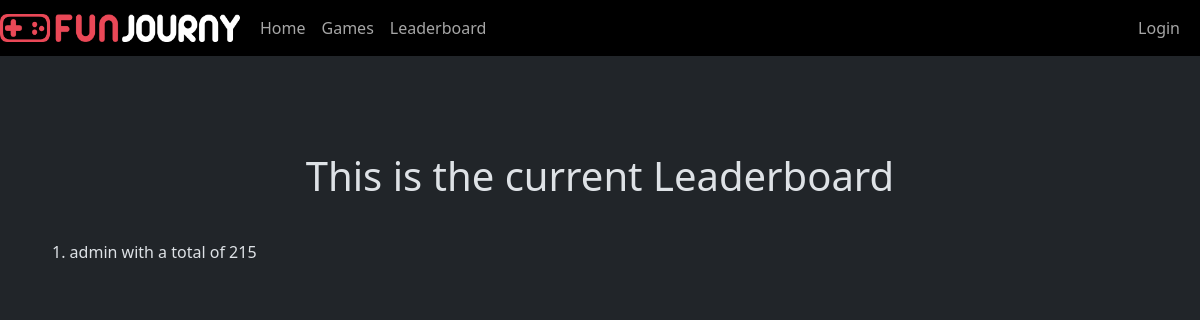
The page /leaderboard on the database as committed earlier.
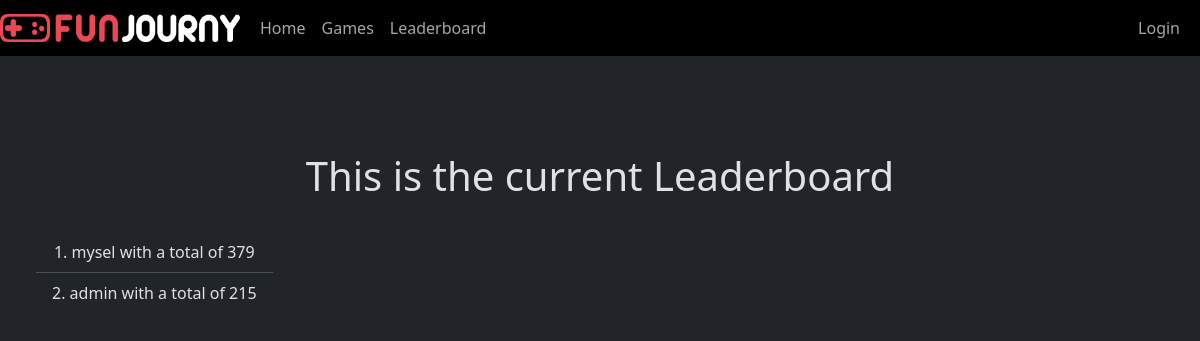
The same page on the database as committed later.
### main/models.py (models this page shows, shortened)
class Ranking(models.Model):
    player = models.OneToOneField(User, on_delete=models.CASCADE, primary_key=True)
    game_overall_score = models.IntegerField(null=True)

### main/views.py (the view)
# urls.py: path('leaderboard', views.showRanking),
def showRanking(request):
    rank = Ranking.objects.all().order_by('-game_overall_score')
    return render(request, 'main/leaderboard.html', {
        'ranking': rank
    })

### main/templates/main/leaderboard.html (shortened to what this page needs)
{% extends "main/base.html" %}
{% block content %}
<br><br><br><br>
<h1 class="text-center">This is the current Leaderboard</h1>
<div class="d-flex text-center p-4">
    <ul class=" list-group list-group-flush list-group-numbered">
        {% for rank in ranking %}
            <li class="list-group-item">{{ rank.player }} with a total of {{ rank.game_overall_score }}</li>
        {% endfor %}
      </ul>
</div>
{% endblock content %}

### main/templates/main/base.html (shortened to what this page needs)
{% load static %}
<!DOCTYPE html>
<html lang="en" data-bs-theme="dark">
<head>
    <link href="https://cdn.jsdelivr.net/npm/bootstrap@5.3.2/dist/css/bootstrap.min.css" rel="stylesheet">
    <link rel="stylesheet" href="{% static "main/style.css" %}">
</head>
<body>
    <nav class="navbar navbar-expand-md navbar-black bg-black">
        <img src="{% static "img/logo.png" %}" alt="FUNJOURNY">
        <div class="container-fluid">
            <div>
                <ul class="navbar-nav">
                    <li class="nav-item">
                        <a href="/home" class="nav-link">Home</a>
                    </li>
                    <li class="nav-item">
                        <a href="/games" class="nav-link">Games</a>
                    </li>
                    <li class="nav-item">
                        <a href="/leaderboard" class="nav-link">Leaderboard</a>
                    </li>
                </ul>
            </div>
            <div>
                {% if user.is_authenticated %}
                <ul class="navbar-nav">
                    <span class="navbar-text">
                        Logged in as {{ user.username }} |
                    </span>
                    <form method="post" action="{% url 'logout' %}">
                        {% csrf_token %}
                        <button class="nav-link" type="submit">logout</button>
                    </form>
                </ul>
                {% else %}
                <ul class="navbar-nav">
                    <li class="nav-item">
                        <a href="/login" class="nav-link">Login</a>
                    </li>
                </ul>
                {% endif %}
            </div>
        </div>
    </nav>
    <div class="container-fluid">
        {% block content %}{% endblock content %}
    </div>
</body>
</html>

### main/static/main/style.css (style rules this page uses)
img { width: 20%; }

Rows that differ between the two databases and show on the page:
added Ranking: player "mysel", game_overall_score "379"
